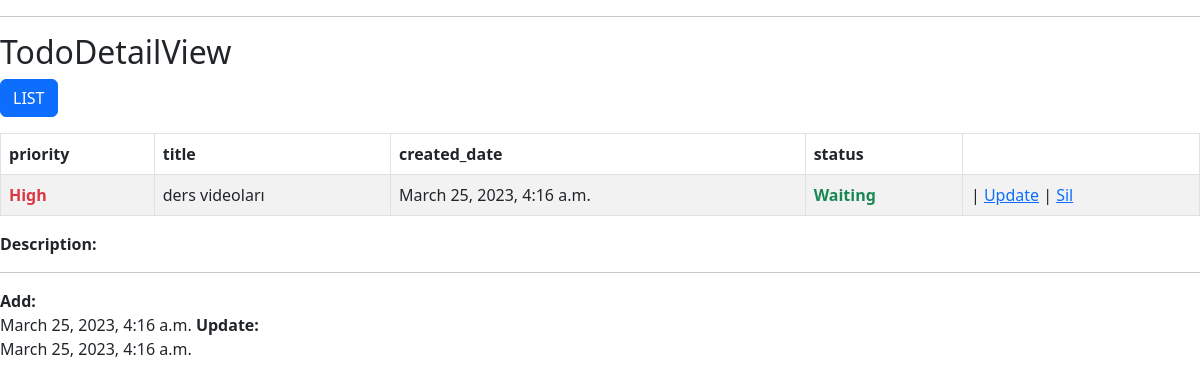
/todo/detail/1, run on the app's committed database.
### todo/models.py (models this page shows, shortened)
class Todo(models.Model):
    title=models.CharField(max_length=100)
    desc=models.TextField()
    priority=models.SmallIntegerField(choices=priority_choices,default=1)
    status=models.CharField(choices=status_choices,default='W',max_length=1)
    created_date=models.DateTimeField(auto_now_add=True)
    updated_date=models.DateTimeField(auto_now=True)

### todo/views.py (the view)
# urls.py: path('detail/<int:pk>', TodoDetailView.as_view(), name='todo_detail'),
class TodoDetailView(DetailView):
    model = Todo
    template_name = 'todo/detail.html'
    success_url = reverse_lazy('todo_list')

### todo/templates/todo/detail.html
{% extends 'base.html' %}
{% block container %}
<hr>
<h2>TodoDetailView</h2>
<p><a href="/" class="btn btn-primary">LIST</a></p>
<table class="table table-bordered table-striped">
    <thead>
        <tr>
            <th>priority</th>
            <th>title</th>
            <th>created_date</th>
            <th>status</th>
            <th></th>
        </tr>
    </thead>
    <tbody>
        <tr>
            <td>
                {% if todo.priority == 1 %}
                <b class="text-danger">{{ todo.get_priority_display }}</b>
                {% elif todo.priority == 2 %}
                <b class="text-warning">{{ todo.get_priority_display }}</b>
                {% else %}
                <b class="text-info">{{ todo.get_priority_display }}</b>
                {% endif %}
            </td>
            <td>{{ todo.title }}</td>
            <td>{{ todo.created_date }}</td>
            <td>
                {% if todo.status == "P" %}
                <b class="text-danger">{{ todo.get_status_display }}</b>
                {% else %}
                <b class="text-success">{{ todo.get_status_display }}</b>
                {% endif %}
            </td>
            <td>
                | <a href="/update/{{ todo.id }}">Update</a>
                | <a href="/delete/{{ todo.id }}" onclick="return confirm('Are you sure?')">Sil</a>
            </td>
        </tr>
    </tbody>
</table>
<b>Description:</b> <br> {{ todo.description }}
<hr>
<b>Add:</b> <br> {{ todo.created_date }}
<b>Update:</b> <br> {{ todo.updated_date }}
{% endblock container %}

### data on the page
Todo: priority "High", title "ders videoları", created_date "March 25, 2023, 4:16 a.m.", status "Waiting", updated_date "March 25, 2023, 4:16 a.m."
